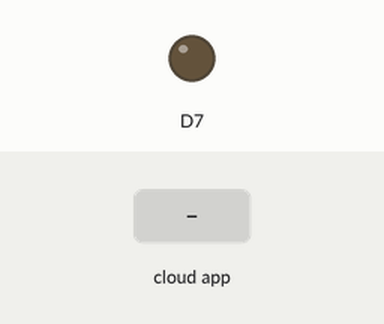
The sketch below on a simulated ESP8266 (NodeMCU). Parts: output pins drawn as LEDs (lit = HIGH). Inputs (shaded band) come from the test bench. WiFi joins after 1.5 s; servers stay silent unless stated; the Firebase database answers and starts empty; what the sketch prints to the serial monitor is not drawn.

Above: at 2.7 s.
2.8 s: the phone or cloud app sets isLightning to 1
At 4.1 s:
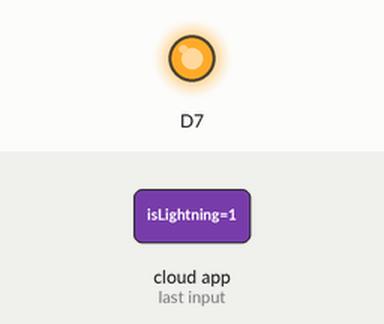
4.4 s: the phone or cloud app sets isLightning to 0
At 6.2 s:
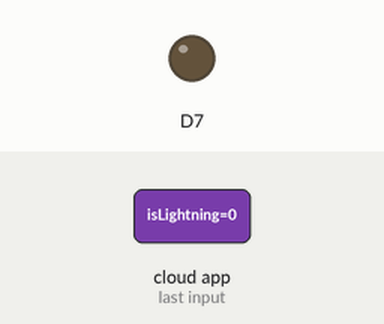
Timing chart, 0 to 7.7 s (numbered marks = the images above; inputs shaded):
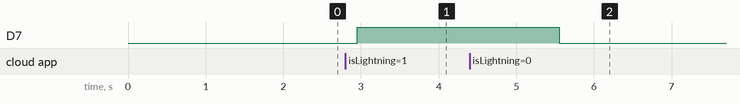

The sketch:

FirebaseLedKontrol.ino
```cpp
#include<ESP8266WiFi.h>
#include<FirebaseArduino.h>

#define FIREBASE_HOST ""
#define FIREBASE_AUTH ""
#define WIFI_SSID ""
#define WIFI_PASSWORD ""

void setup() {
Serial.begin(9600);
pinMode(D7,OUTPUT);
//pinMode(D6,OUTPUT);
//pinMode(D5,OUTPUT);
WiFi.begin(WIFI_SSID,WIFI_PASSWORD);
Serial.println("CONNECTİNG");
while(WiFi.status() != WL_CONNECTED){
  Serial.print(".");
  delay(500);
}
Serial.println();
Serial.print("Connected:");
Serial.println(WiFi.localIP());

Firebase.begin(FIREBASE_HOST, FIREBASE_AUTH);

}

void loop() {
  String lampStatus = Firebase.getString("isLightning");
  Serial.print("lampStatus"); Serial.println(lampStatus);

  if(lampStatus == "1"){
    digitalWrite(D7,HIGH);
    delay(500);
//    digitalWrite(D6,HIGH);
//    delay(500);
  //  digitalWrite(D5,HIGH);
    String led_status ="LED AÇIK";
    Firebase.setString("Led_Status",led_status);
  }else if(lampStatus == "0"){
    digitalWrite(D7,LOW);
    delay(500);
//    digitalWrite(D6,LOW);
//    delay(500);
 //   digitalWrite(D5,LOW);
    String led_status = "LED KAPALI";
    Firebase.setString("Led_Status",led_status);
  }
  delay(500);

}
```

Measured:
- after the input at 2.8 s, D7: LOW → HIGH after 0.15 s
- after the input at 4.4 s, D7: HIGH → LOW after 1.2 s
